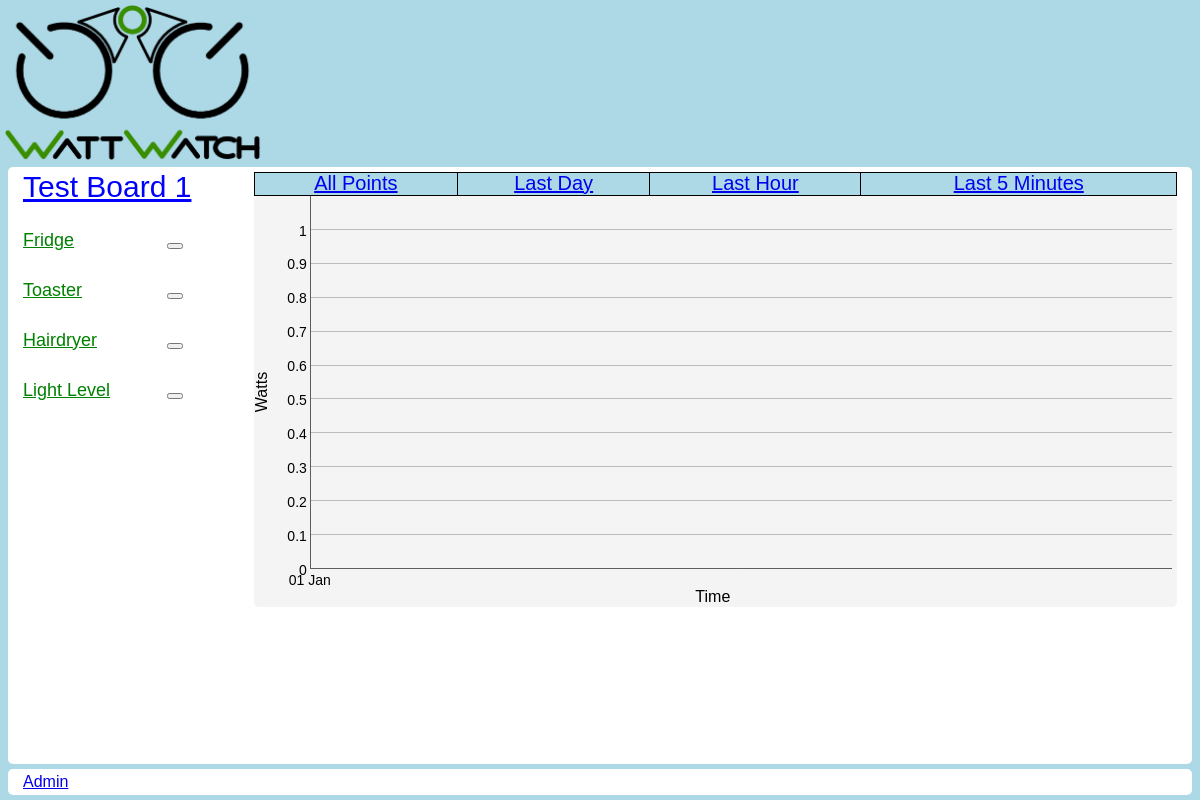
The page /board/1/ on the database its author committed.
### dashboard/models.py (models this page shows, shortened)
class SmartBoard(models.Model):
    name = models.CharField(max_length=50)
    def current_status(self):
        stat = self.status.filter(datetime__lt=timezone.now()).order_by("-datetime")
        if(stat.count() == 0):
            status = SwitchStatus( board = self, status = 0)
            status.save()
            return status
        return stat.first()

class Channel(models.Model):
    board = models.ForeignKey(SmartBoard,related_name = "channels")
    channel_num = models.IntegerField()
    name = models.CharField(max_length=50)
    units = models.CharField(max_length=50,default="Watts")

class SwitchStatus(models.Model):
    board = models.ForeignKey(SmartBoard,related_name = "status")
    status = models.IntegerField()
    datetime = models.DateTimeField(auto_now_add=True)

### dashboard/views.py (the view)
# urls.py: url(r'^board/(?P<board>[0-9]+)/(?P<timeframe>\b5minutes\b|\bhour\b|\bday\b)?$', views.board_page, name='board'), #Page for the channel
def board_page(request,board,timeframe=None):
    board = get_object_or_404(SmartBoard,pk=board)
    channels = Channel.objects.all().filter(board = board)
    timestamp_start = 0
    if timeframe == "hour":
        timestamp_start = 60*60
    elif timeframe == "5minutes":
        timestamp_start = 5*60
    elif timeframe == "day":
        timestamp_start = 60*60*24
    status = board.current_status()
    return render(request,"board_page.html",
                  {"board":board,
                   "channels":channels,
                   "timestart":timestamp_start,
                   "status":status}) #dictionary object that is used for refference in template

### dashboard/templates/board_page.html (shortened to what this page needs)
{% extends "base.html" %}
{% load staticfiles %}
{% block content %}
    <table id="chart_link" style="float:right; height: 3%; width:80%"><tr>
        <td id="tabled" style="font-size:20"><a href="{% url 'board' board.id %}">All Points</a></td>
        <td id="tabled" style="font-size:20"><a href="{% url 'board' board.id "day" %}">Last Day</a></td>
        <td id="tabled" style="font-size:20"><a href="{% url 'board' board.id "hour" %}">Last Hour</a></td>
        <td id="tabled" style="font-size:20"><a href="{% url 'board' board.id "5minutes" %}">Last 5 Minutes</a></td></tr>
    </table>
    <div style="height:74%">
        <div1 style="float:left; width:20%;">
            <h2 style="height:10%; font-size:30; color:blue; text-decoration: underline;">{{board.name}}</h2>
            <table>
                {% for channel in channels %}
                <tr style="height:50">
                    <td style="font-size:18;"><a href="{% url 'channel' channel.id %}" style="color:green">{{channel.name}}</a></td>
                    <td><button id="button_{{channel.channel_num}}" class="switch" onclick="button_press({{ channel.id }})" onblur="(button_status({{status.status}}))"></button></td>
                </tr>
                {% endfor %}
            </table>
        </div1>
        <div2 style="float:right; width:80%;">
            <div id="chart_div" style="height:70%; margin:auto;"></div>
        </div2>
    </div>
{% endblock content %}

### dashboard/static/dashboard/css/site.css (style rules this page uses)
body { font-family: "Trebuchet MS", Verdana, sans-serif; font-size: 16px; background-color: lightblue; padding: 3px; }
#chart_div { border-radius: 5px 5px 5px 5px; background-color: #F4F4F4; }
#chart_link, #tabled { border-style: solid; border-width: thin; text-align: center; background-color: lightblue; }

### rows shown on the page
SmartBoard: name "Test Board 1"
Channel: name "Fridge"
Channel: name "Toaster"
Channel: name "Hairdryer"
Channel: name "Light Level"
